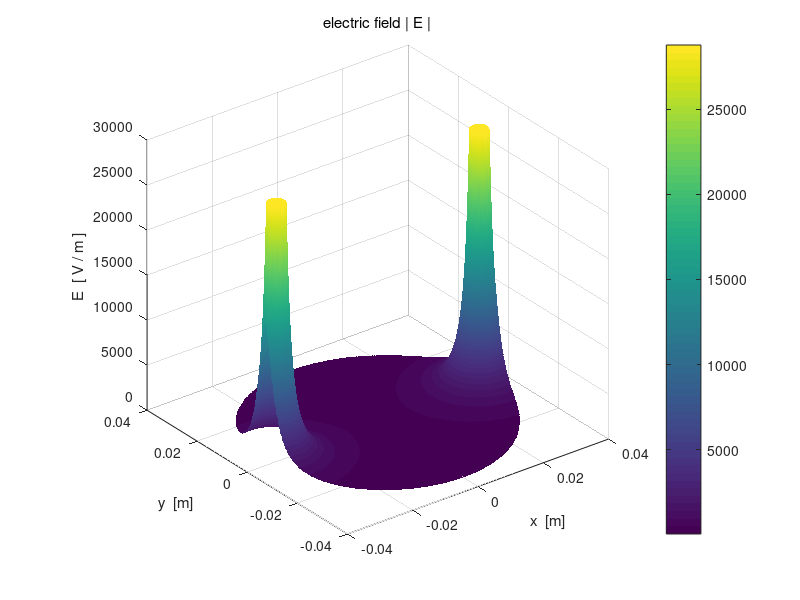

The MATLAB script that drew this image: (Note: this script raises an error after producing the figure.)
% cemVE02.m
% 25 April 2016
% Ian Cooper
% School of Physics, University of Sydney
% http://www.physics.usyd.edu.au/teach_res/mp/mphome.htm

% Potential and Electric Field in [2D] region
% 2 charges placesd along X axis
% Electric Dipole  
% For different charge distributions you need to modify the code for
     % figure 6 - need to adjust the starting postions of the streamlines
     % need more streamlines for the higer charge --> 
     % density of electric lines proportion to strength of electric field


close all
tic

% INPUTS  ================================================================

% Number of grid point    [N = 10001]
   N = 10^3+1;
   
% Charge  Q = [10, 0, 0, 0, 0] 
   Q = [+20, -20, 0, 0, 0] .* 1e-6;
   
% Radius of circular charged conductor;   
   a = 5e-3 / 2;
   
% X & Y components of position of charges  [0, 0, 0, 0, 0]
    wellRad = 34.6e-3;
    space = 0.001;
    
    xC = [-(wellRad - space - a),  (wellRad - space - a),  ...
        (wellRad - space - a), -(wellRad - space - a), 0];
    yC = [ 0,    0,    0,    0,   0];


% 5 random charges   uncomment to run the program for 5 random charges
%   Q = (1 + 9 .* rand(5,1)) .* 1e-6;
%   xC = -2 + 4 .* rand(5,1); 
%   yC = -2 + 4 .* rand(5,1); 

% constants
   eps0 = 8.854e-12;
   kC = 1/(4*pi*eps0);
   
% Dimensions of region / saturation levels
%   [dimensions of region -2 to 2 / minR = 1e-6 / Esat = 1e6 / Vsat = 1e6]
   minX = -0.05;  
   maxX =  0.05;
   minY = -0.05;
   maxY =  0.05;
   minR = 1e-6;
   minRx = 1e-6;
   minRy = 1e-6;
   Vsat = kC * max(abs(Q)) / a;
   Esat = kC * max(abs(Q)) / a^2;
   
% SETUP  =================================================================
   
  % fields
    V = zeros(N,N);
    Ex = zeros(N,N); 
    Ey = zeros(N,N);
  % [2D] region
    x  = linspace(minX,maxX,N);
    y = linspace(minY, maxY,N);
    
  % color of charged object  +  red   /   - black
    col1 = [1 0 0];
    col2 = [0 0 0];
    %if Q(1) < 0; col1 = [0 0 0]; end;
        
  % grid positions
    [xG, yG] = meshgrid(x,y);


% CALCULATION: POTENTIAL & ELECTRIC FIELD ================================

for n = 1 : 2
   Rx = xG - xC(n);
   Ry = yG - yC(n);
   
   index = find(abs(Rx)+ abs(Ry) == 0); 
   Rx(index) = minRx;  Ry(index) = minRy;
   
   R = sqrt(Rx.^2 + Ry.^2);
   R(R==0) = minR;
   V = V + kC .* Q(n) ./ (R);
   
   R3 = R.^3;
   Ex = Ex + kC .* Q(n) .* Rx ./ R3;
   Ey = Ey + kC .* Q(n) .* Ry ./ R3;
end

   if max(max(V)) >=  Vsat; V(V > Vsat)  = Vsat; end;
   if min(min(V)) <= -Vsat; V(V < -Vsat) = -Vsat; end;

   E = sqrt(Ex.^2 + Ey.^2);
   if max(max(E)) >=  Esat; E(E >  Esat)  =  Esat; end;
   if min(min(E)) <= -Esat; E(E < -Esat)  = -Esat; end;
   
   if max(max(Ex)) >=  Esat; Ex(Ex >  Esat)  =  Esat; end;
   if min(min(Ex)) <= -Esat; Ex(Ex < -Esat)  = -Esat; end;
   
   if max(max(Ey)) >=  Esat; Ey(Ey >  Esat)  =  Esat; end;
   if min(min(Ey)) <= -Esat; Ey(Ey < -Esat)  = -Esat; end;
   

% GRAPHICS ===============================================================
% Restric plot to well region
xGplot = zeros(numel(xG),1);
yGplot = zeros(numel(xG),1);
for i = 1 : numel(xG)
    if(xG(i)^2 + yG(i)^2 > wellRad^2)
        xGplot(i) = NaN;
        yGplot(i) = NaN;
    else
        xGplot(i) = xG(i);
        yGplot(i) = yG(i);
    end
end
xGplot = reshape(xGplot, N, N);
yGplot = reshape(yGplot, N, N);
%% Figure 1
%{
figure(1)   % 11111111111111111111111111111111111111111111111111111111111
   set(gcf,'units','normalized','position',[0.01 0.52 0.23 0.32]);
   surf(xGplot,yGplot,V./1e6);
   
   xlabel('x  [m]'); ylabel('y  [m]'); zlabel('V  [ V ]');
   title('potential','fontweight','normal');
   
   rotate3d
   view(76,32);
   set(gca,'fontsize',12)
   set(gca,'xLim',[minX, maxX]); 
   set(gca,'yLim',[minY, maxY]);
   
   shading interp;
   h = colorbar;
   h.Label.String = 'V   [ MV ]';
   colormap(parula);
   axis square
   box on
%}
%% Figure 2
%{
figure(2)   %2222222222222222222222222222222222222222222222222222222222222
   set(gcf,'units','normalized','position',[0.25 0.52 0.23 0.32]);
   zP = V./1e6;
   contourf(xG,yG,zP,16);
   %set(gca,'xLim',[-5,5]); set(gca,'yLim', [-5, 5]);
   %set(gca,'xTick',-5:5); set(gca,'yTick', -5:5);
   hold on
   
   % charged conductors 
      col = col1;
      if Q(1) < 0; col = col2; end;
      
      pos1 = [-a+xC(1), -a, 2*a, 2*a];
      h = rectangle('Position',pos1,'Curvature',[1,1]);
      set(h,'FaceColor',col,'EdgeColor',col);
      col = col1;
      if Q(2) < 0; col = col2; end;
      pos2 = [-a-xC(1), -a, 2*a, 2*a];
      h = rectangle('Position',pos2,'Curvature',[1,1]);
      set(h,'FaceColor',col,'EdgeColor',col);
   
   xlabel('x  [m]'); ylabel('y  [m]');
   title('potential','fontweight','normal');
      
   shading interp
   h = colorbar;
   h.Label.String = 'V   [ MV ]';
   colormap(parula);
   
   
   set(gca,'fontsize',12);
   axis square
   box on
%}
%% Figure 3
%{
figure(3)   % 33333333333333333333333333333333333333333333333333333333333
   set(gcf,'units','normalized','position',[0.49 0.52 0.23 0.32]);
       c = 0; yStep = zeros(1,5);
       
      for n = ceil(N/2) : ceil(N/10): N
   %  for n = [1 11 21 31 41 51]
        xP = xG(n,:); yP = V(n,:)./1e6;
        plot(xP,yP,'linewidth',2);
        hold on
        c = c+1;
        yStep(c) = yG(n,1);
     end
     
       %tt = num2str(yStep,2);
       %tm1 = 'y  =  ';
       %tm2 = tt;
       %tm = [tm1 tm2];
       tm = 'Potential profiles for different y values';
       xlabel('x  [m]'); ylabel('V  [ MV ]');
       set(gca,'fontsize',12)  
       h_title = title(tm);
       set(h_title,'fontsize',12,'FontWeight','normal');
       %set(gca,'xTick',-5:5);
       tm1 = num2str(yStep(1),2);
       tm2 = num2str(yStep(2),2); tm3 = num2str(yStep(3),2);
       tm4 = num2str(yStep(4),2);  tm5 = num2str(yStep(5),2);
       %tm6 = num2str(yStep(6),3);
       h = legend(tm1,tm2,tm3,tm4,tm5,'Orientation','horizontal');
       set(h,'Location','northOutside');
      %}
%% Figure 4
%{
figure(4)   % 4444444444444444444444444444444444444444444444444444444444
     set(gcf,'units','normalized','position',[0.73 0.52 0.23 0.32]);
     
     c = 0; yStep = zeros(1,5);
     for n = ceil(N/2) : ceil(N/10): N
   %  for n = [1 11 21 31 41 51]
        xP = xG(n,:); yP = E(n,:)./1e6;
        plot(xP,yP,'linewidth',2);
        hold on
        c = c+1;
        yStep(c) = yG(n,1);
     end
     
    xlabel('x  [m]'); ylabel('| E |  [ MV/m ]');
    tm = '| E | profiles for different y values';
    h = title(tm);
    set(h,'fontsize',12,'FontWeight','normal');
       
    tm1 = num2str(yStep(1),2);
    tm2 = num2str(yStep(2),2); tm3 = num2str(yStep(3),2);
    tm4 = num2str(yStep(4),2);  tm5 = num2str(yStep(5),2);
    h = legend(tm1,tm2,tm3,tm4,tm5);
    set(h,'Orientation','horizontal','Location','northOutside'); 
       
    set(gca,'fontsize',12);
    box on;
%}
%%    
figure(5)   % 5555555555555555555555555555555555555555555555555555555555
set(gcf,'units','normalized','position',[0.01 0.1 0.23 0.32]);
   surf(xGplot,yGplot,E./1e6);
   
   xlabel('x  [m]'); ylabel('y  [m]'); zlabel('E  [ V / m ]');
   title('electric field | E |','fontweight','normal');
   
  
   colorbar
   shading interp
   h =  colorbar;
   h.Label.String = '| E |   [ MV/m ]';
   rotate3d
   view(30,50);
   
   axis square
   set(gca,'fontsize',12) 
   box on
   
%%
figure(6)   % 66666666666666666666666666666666666666666666666666666666666
   set(gcf,'units','normalized','position',[0.25 0.1 0.23 0.32]);  
   contourf(xG,yG,V./1e6,12)
      
   xlabel('x  [m]'); ylabel('y  [m]');
   title('potential','fontweight','normal');
  
   hold on
   viscircles([0,0], wellRad); 
   
   % Electric field lines
   %     need to reverse the direction of streamlines for neg charges
 %  Ns = abs(Q(2)/Q(1));       % ratio of charges
     % Charge 1 
     % ang = pi/12  :pi/12 : 2*pi-pi/12;      % same charge
     % ang = 0:pi/6:2*pi;             % opposite charges        
      ang = linspace(0,360,24);
      if Q(1)
          p3 = Ex; p4 = Ey;
      else 
          p3 = -Ex; p4 = -Ey;
          
      end
      sx = xC(1) + a .* cosd(ang); sy = a .* sind(ang);
      %sx(sy==0) = sx(1); sy(sy==0) = sy(1);
      h = streamline(xG,yG,p3,p4,sx,sy);
      set(h,'linewidth',2,'color',[1 1 1]);
          
      % Charge 2 
      %ang = pi/12 : pi/(12*Ns) : 2*pi-pi/12;   % unequal charges
      %ang = linspace(0,360,36);
      if Q(2)
          p3 = Ex; p4 = Ey;
      else 
          p3 = -Ex; p4 = -Ey;
      end
      
      sx = xC(2) - a .* cosd(ang); sy = a .* sind(ang);
      h = streamline(xG,yG,p3,p4,sx,sy);
      set(h,'linewidth',2,'color',[1 1 1]);
      
      % charged conductors
      col = col1;
      if Q(1) < 0; col = col2; end;
      pos1 = [-a+xC(1), -a, 2*a, 2*a];
      h = rectangle('Position',pos1,'Curvature',[1,1]);
      set(h,'FaceColor',col,'EdgeColor',col);
      
      col = col1;
      if Q(2) < 0; col = col2; end;
      pos2 = [-a-xC(1), -a, 2*a, 2*a];
      h = rectangle('Position',pos2,'Curvature',[1,1]);
      set(h,'FaceColor',col,'EdgeColor',col); 
        
   shading interp
   h = colorbar;
   h.Label.String = 'V   [ MV ]';
   h = colormap('parula');
   beta = 0.5;
   brighten(h,beta);
      
   set(gca,'xLim',[minX,maxX]); set(gca,'yLim', [minY, maxY]);
  
   axis square;
   box on;
     
%%
figure(7)   % 7777777777777777777777777777777777777777777777777777777777
   set(gcf,'units','normalized','position',[0.49 0.1 0.23 0.32]);
   pcolor(xG,yG,E./1e6);
   hold on;
   %draw circle depicting well plate boundary
   viscircles([0,0], wellRad); 
   
   xlabel('x  [m]'); ylabel('y  [m]');
   title('electric field | E | ','fontweight','normal');
   
   %set(gca,'xLim',[-5,5]); set(gca,'yLim', [-5, 5]);
   %set(gca,'xTick',-5:5); set(gca,'yTick', -5:5);
   
   shading interp
   h = colorbar;
   h.Label.String = '|E|   [ MV/m ]';
   
   axis square
   set(gca,'fontsize',12)
   box on   
   

 
%%       
figure(8)    % 8888888888888888888888888888888888888888888888888888888888
     set(gcf,'units','normalized','position',[0.73 0.1 0.23 0.32]); 
     hold on
     index1 = 1 : 40 : 1001;
     index1 = [index1 500 502];
     index2 = index1;
          
     p1 = xG(index1, index2); p2 = yG(index1, index2);
     
     % scaling of electric field lines: unit length
        p3 = Ex(index1, index2)./(E(index1,index2));
        p4 = Ey(index1, index2)./(E(index1,index2));
     % no scaling of electric field lines
     %  p3 = Ex(index1, index2); p4 = Ey(index1, index2); 
     
     h = quiver(p1,p2,p3,p4,'autoscalefactor',0.8);
     set(h,'color',[0 0 1],'linewidth',1.2)
     
      hold on
      
      %draw circle depicting well plate boundary
      viscircles([0,0], wellRad); 
      
      % charged conductors
      col = col1;
      if Q(1) < 0; col = col2; end;
      pos1 = [-a+xC(1), -a, 2*a, 2*a];
      h = rectangle('Position',pos1,'Curvature',[1,1]);
      set(h,'FaceColor',col,'EdgeColor',col);
      
      col = col1;
      if Q(2) < 0; col = col2; end;
      pos2 = [-a-xC(1), -a, 2*a, 2*a];
      h = rectangle('Position',pos2,'Curvature',[1,1]);
      set(h,'FaceColor',col,'EdgeColor',col);
     
     xlabel('x  [m]'); ylabel('y  [m]');
     title('direction of scaled E at grid points','fontweight','normal');
     
     set(gca,'xLim',[minX,maxX]); 
     set(gca,'yLim', [minY, maxY]);
     axis([minX maxX minY maxY]);
     axis equal
     box on
 
     %%

     toc
     
   